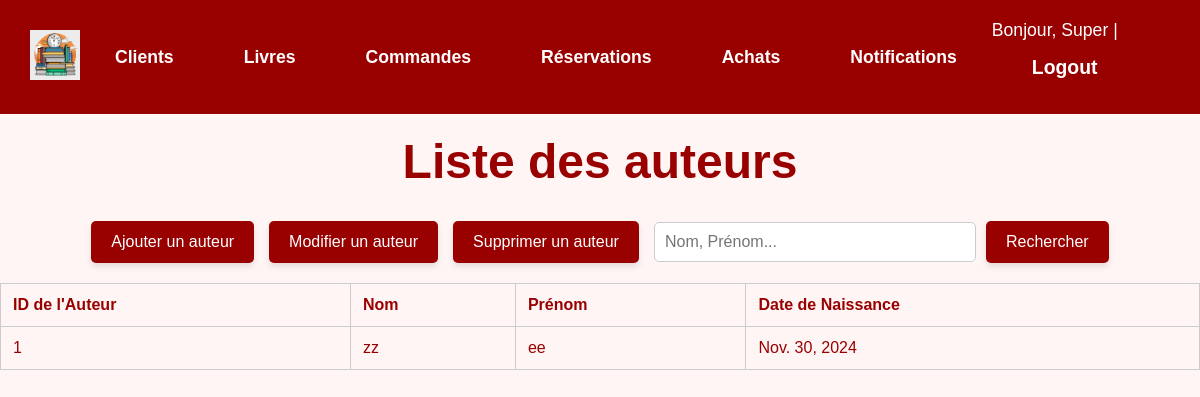
The app's page /auteurs/ (signed in), older data.
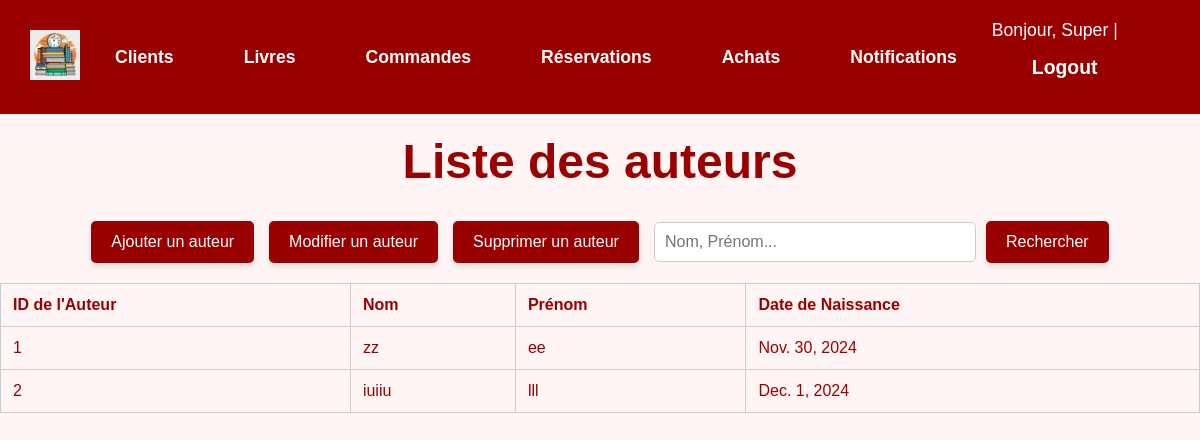
The same page, newer data.
### gui/models.py (models this page shows, shortened)
class Auteur(models.Model):
    nom = models.CharField(max_length=100)
    prenom = models.CharField(max_length=100)
    date_naissance = models.DateField(blank=True,null=True)
    class Meta:
        db_table = 'Auteur'

### gui/views.py (the view)
# urls.py: path('auteurs/', AuteurList.as_view(), name='auteurs_list'),
class AuteurList(StaffRequiredMixin,ListView):
    model = Auteur
    template_name = 'gui/lister_auteurs.html'
    def get_queryset(self):
        sort_by = self.request.GET.get('sort_by', 'id')  # Par défaut : tri par 'nom'
        order = self.request.GET.get('order', 'asc')  # Par défaut : ordre ascendant
        sort_prefix = '' if order == 'asc' else '-'
        sorting_options = {
            'id':'id',
            'nom': 'nom',
            'prenom': 'prenom',
        }
        queryset = super().get_queryset()
        if sort_by in sorting_options:
            queryset = queryset.order_by(f"{sort_prefix}{sorting_options[sort_by]}")
        return queryset

### gui/views.py (called while the page is built)
    def test_func(self):
        return self.request.user.is_staff

### templates/gui/lister_auteurs.html (shortened to what this page needs)
{% load static %}
<!DOCTYPE html>
<html lang="fr">
<head>
</head>
<body>
    {% include 'gui/navbar.html' %}
    <h1 style="color: #990000; text-align: center; font-size: 3em; margin-top: 20px;">Liste des auteurs</h1>
    <div class="action-bar">
        <a href="/auteurs/create/" class="button">Ajouter un auteur</a>
        <a href="/auteurs/saisir_auteur_ID/" class="button">Modifier un auteur</a>
        <a href="/auteurs/delete/" class="button">Supprimer un auteur</a>
        <form method="GET" action="{% url 'auteurs_research' %}" style="display: inline-flex; align-items: center; gap: 10px;">
            <input type="text" id="search" name="search" placeholder="Nom, Prénom..." value="{{ request.GET.search }}">
            <button type="submit" class="button">Rechercher</button>
        </form>
    </div>
    <table>
        <thead>
            <tr>
                <th><a href="?sort_by=id&order={% if request.GET.order == 'asc' %}desc{% else %}asc{% endif %}">ID de l'Auteur</a></th>
                <th><a href="?sort_by=nom&order={% if request.GET.sort_by == 'nom' and request.GET.order == 'asc' %}desc{% else %}asc{% endif %}">Nom</a></th>
                <th><a href="?sort_by=prenom&order={% if request.GET.sort_by == 'prenom' and request.GET.order == 'asc' %}desc{% else %}asc{% endif %}">Prénom</a></th>
                <th><a href="?sort_by=date_naissance&order={% if request.GET.sort_by == 'date_naissance' and request.GET.order == 'asc' %}desc{% else %}asc{% endif %}">Date de Naissance</a></th>
            </tr>
        </thead>
        <tbody>
            {% for auteur in object_list %}
                <tr>
                    <td>{{ auteur.id }}</td>
                    <td>{{ auteur.nom }}</td>
                    <td>{{ auteur.prenom }}</td>
                    <td>{{ auteur.date_naissance }}</td>
                </tr>
            {% endfor %}
        </tbody>
    </table>
</body>
</html>

Row changes from the older to the newer data that the page shows:
added Auteur: id "2", nom "iuiiu", prenom "lll", date_naissance "Dec. 1, 2024"
